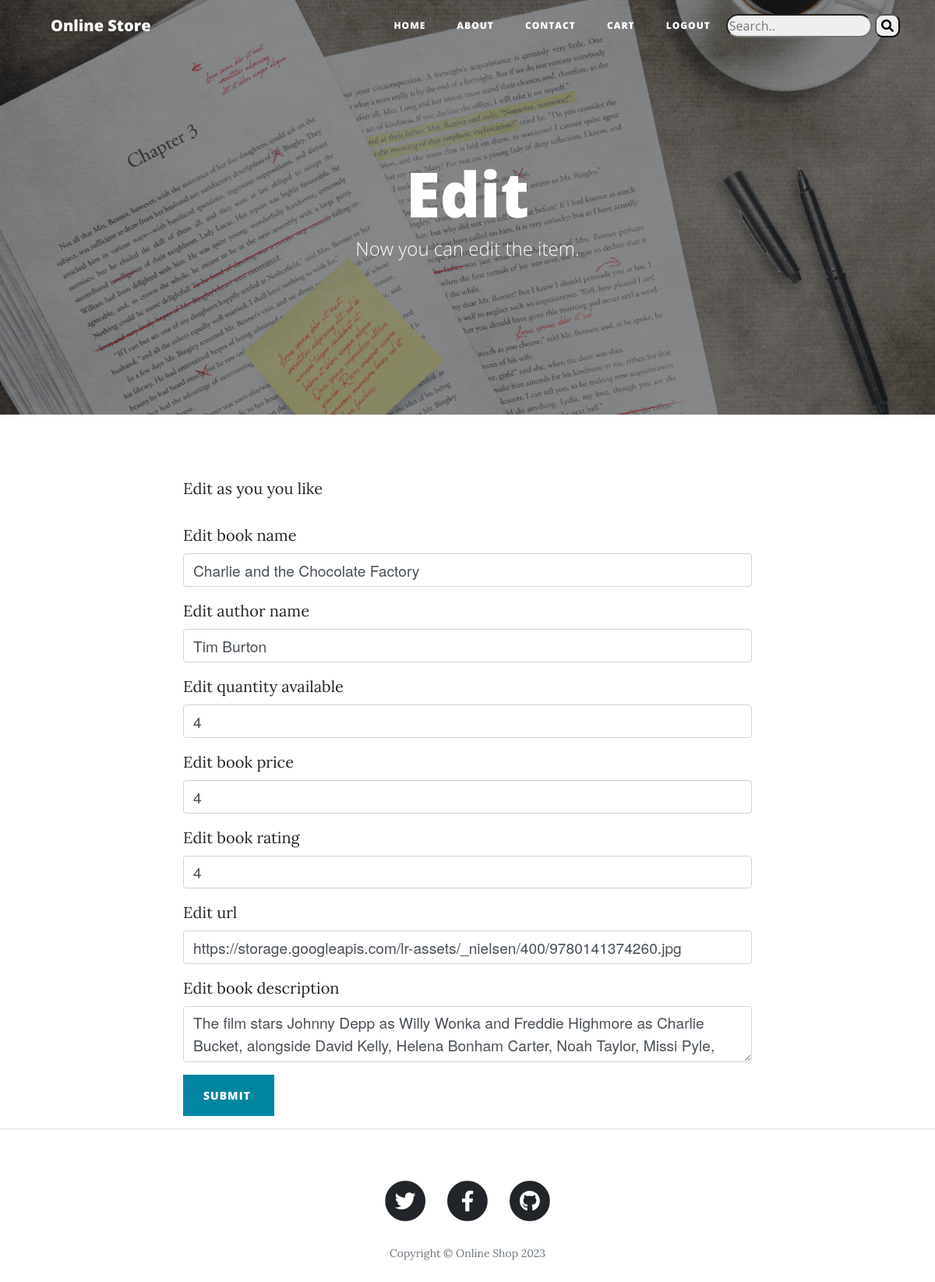
Before: /edit/3 (signed in) with the older database file.
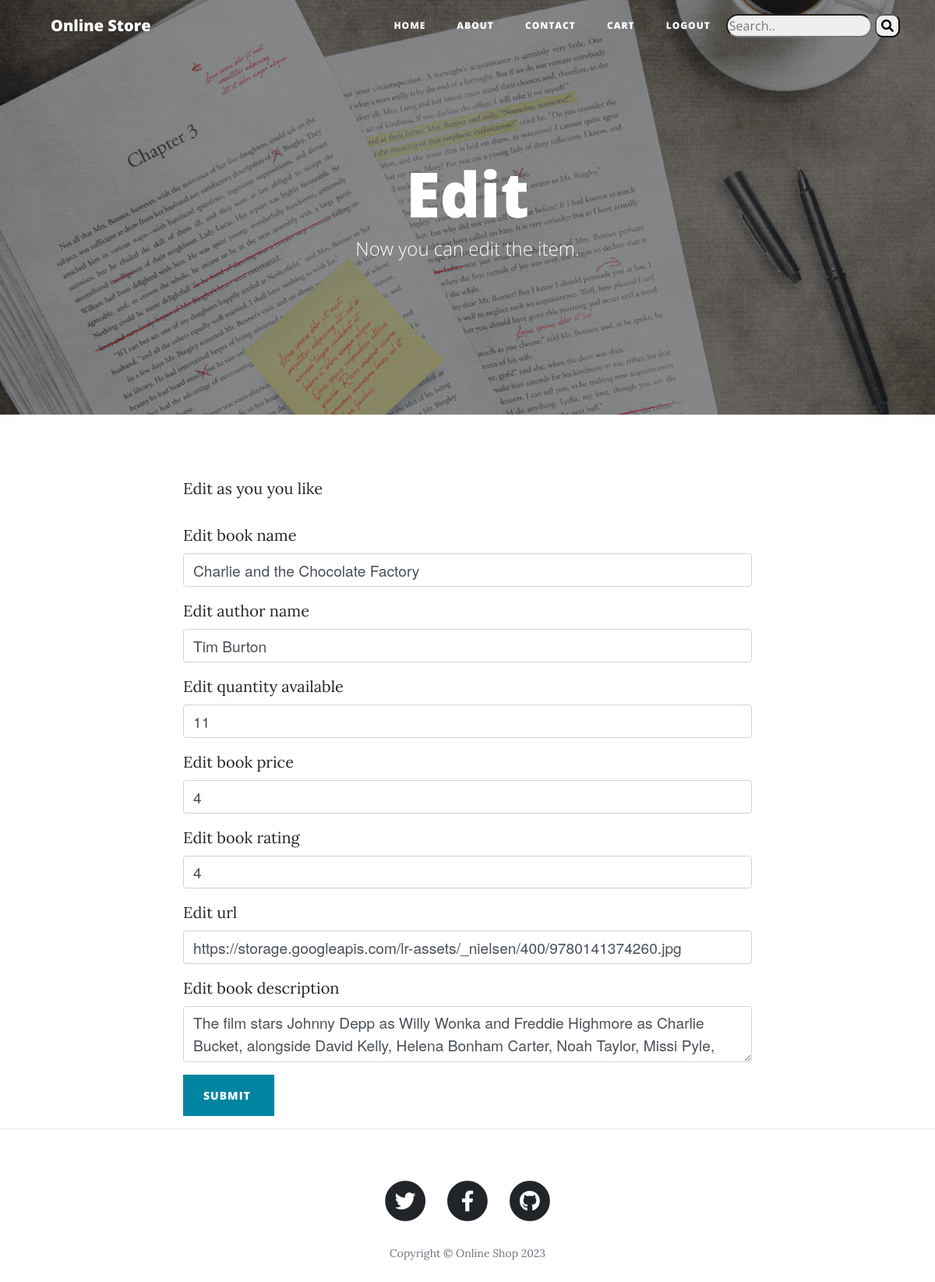
After: the same page with the newer database file.
### main.py (models this page shows)
class Books(db.Model):
    id = db.Column(db.Integer, primary_key=True)
    name = db.Column(db.String(250))
    author = db.Column(db.String(250))
    quantity = db.Column(db.Integer)
    price = db.Column(db.Integer)
    rating = db.Column(db.Integer)
    url = db.Column(db.String(250))
    description = db.Column(db.String(250))

### main.py (the view, shortened to what this page needs)
@app.route('/edit/<int:id>', methods=["GET", "POST"])
@login_required
def edit(id):
    edit_form = BookForm()
    if request.method == 'GET':
        book_to_edit = Books.query.filter_by(id=id).first()
        edit_form.name.data = book_to_edit.name
        edit_form.author.data = book_to_edit.author
        edit_form.quantity.data = book_to_edit.quantity
        edit_form.price.data = book_to_edit.price
        edit_form.rating.data = book_to_edit.rating
        edit_form.url.data = book_to_edit.url
        edit_form.description.data = book_to_edit.description
        return render_template('edit.html', form=edit_form)

### forms.py
class BookForm(FlaskForm):
    name = StringField('Edit book name', validators=[DataRequired()])
    author = StringField('Edit author name', validators=[DataRequired()])
    quantity = IntegerField('Edit quantity available ', validators=[DataRequired(message='Error: Integer expected')])
    price = FloatField('Edit book price', validators=[DataRequired(message='Error: Integer expected')])
    rating = IntegerField('Edit book rating', validators=[DataRequired(message='Error: Integer expected'), NumberRange(min=0, max=5)])
    url = TextField('Edit url', validators=[DataRequired(), URL()])
    description = TextAreaField('Edit book description', validators=[DataRequired()])
    submit = SubmitField('Submit ')

### main.py (called while the page is built)
@login_manager.user_loader
def load_user(user_id):
    print(f'User id to load: {User.query.get(int(user_id))}')
    return User.query.get(int(user_id))

### templates/edit.html
{% include "header.html" %}
{% import "bootstrap/wtf.html" as wtf %}
  <header class="masthead" style="background-image: url('{{ url_for('static', filename='img/edit.jpg')}}')">
    <div class="overlay"></div>
    <div class="container">
      <div class="row">
        <div class="col-lg-8 col-md-10 mx-auto">
          <div class="page-heading">
            <h1>Edit</h1>
            <span class="subheading">Now you can edit the item.</span>
          </div>
        </div>
      </div>
    </div>
  </header>
  <div class="container">
    <div class="row">
      <div class="col-lg-8 col-md-10 mx-auto">
        <p>Edit as you you like</p>
          {{ wtf.quick_form(form, button_map={"submit": "primary"}, novalidate=False) }}
      </div>
    </div>
  </div>
  <hr>
  {% include "footer.html" %}

### templates/header.html (shortened to what this page needs)
<!DOCTYPE html>
<html lang="en">
<head>
    <link href="{{ url_for('static', filename='vendor/bootstrap/css/bootstrap.min.css') }}" rel="stylesheet">
    <link href="{{ url_for('static', filename='vendor/fontawesome-free/css/all.min.css')}}" rel="stylesheet"
          type="text/css">
    <link href="{{ url_for('static', filename='css/clean-blog.min.css')}}" rel="stylesheet">
</head>
<body>
<nav class="navbar navbar-expand-lg navbar-light fixed-top" id="mainNav">
    <div class="container">
        <a class="navbar-brand" href="/">Online Store</a>
        <div class="collapse navbar-collapse" id="navbarResponsive">
            <ul class="navbar-nav ml-auto">
                <li class="nav-item">
                    <a class="nav-link" href="/">Home</a>
                </li>
                <li class="nav-item">
                    <a class="nav-link" href="/about">About</a>
                </li>
                <li class="nav-item">
                    <a class="nav-link" href="/contact">Contact</a>
                </li>
                {%if not current_user.is_authenticated:%}
                <li class="nav-item">
                    <a class="nav-link" href="/register">Register</a>
                </li>
                <li class="nav-item">
                    <a class="nav-link" href="/login">Login</a>
                </li>
                {%else%}
                <li class="nav-item">
                    <a class="nav-link" href="/cart">Cart</a>
                </li>
                <li class="nav-item">
                    <a class="nav-link" href="/logout">Logout</a>
                </li>
                {%endif%}
            </ul>
        </div>
        <div style="font-size: 16px" class="search-container">
            <form action="/search" method="POST">
                <input style="background-color: rgba(239, 239, 240,1); border-radius:15px" type="text"
                       placeholder="Search.." name="searchbox">
                <button style=" border-radius:10px;background-color: rgba(239, 239, 240,1)" type="submit"><i
                        class="fa fa-search"></i></button>
            </form>
        </div>
    </div>
</nav>

### templates/footer.html (shortened to what this page needs)
  <footer>
    <div class="container">
      <div class="row">
        <div class="col-lg-8 col-md-10 mx-auto">
          <ul class="list-inline text-center">
            <li class="list-inline-item">
              <a href="#">
                <span class="fa-stack fa-lg">
                  <i class="fas fa-circle fa-stack-2x"></i>
                  <i class="fab fa-twitter fa-stack-1x fa-inverse"></i>
                </span>
              </a>
            </li>
            <li class="list-inline-item">
              <a href="#">
                <span class="fa-stack fa-lg">
                  <i class="fas fa-circle fa-stack-2x"></i>
                  <i class="fab fa-facebook-f fa-stack-1x fa-inverse"></i>
                </span>
              </a>
            </li>
            <li class="list-inline-item">
              <a href="#">
                <span class="fa-stack fa-lg">
                  <i class="fas fa-circle fa-stack-2x"></i>
                  <i class="fab fa-github fa-stack-1x fa-inverse"></i>
                </span>
              </a>
            </li>
          </ul>
          <p class="copyright text-muted">Copyright &copy; Online Shop 2023</p>
        </div>
      </div>
    </div>
  </footer>
</body>
</html>

Changed rows visible on the page:
changed Books "Charlie and the Chocolate Factory": quantity "4" → "11"
